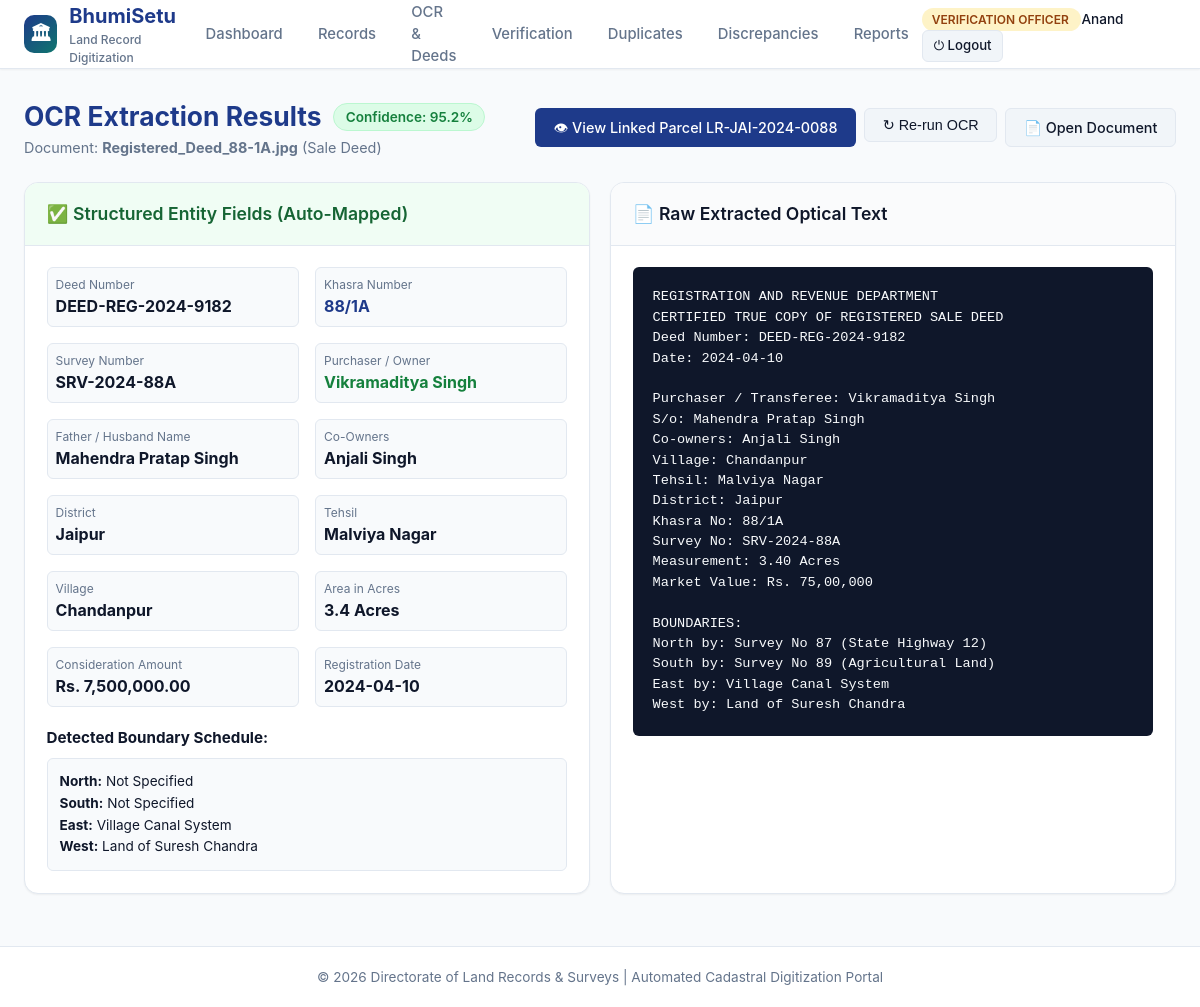
Page /documents/1/ocr-result (signed in) on the committed database.
### models/user.py (models this page shows, shortened)
class User(UserMixin, db.Model):
    __tablename__ = 'users'
    id = db.Column(db.Integer, primary_key=True)
    email = db.Column(db.String(120), unique=True, nullable=False, index=True)
    name = db.Column(db.String(120), nullable=False)
    password_hash = db.Column(db.String(256), nullable=False)
    role = db.Column(db.String(50), nullable=False, default='Revenue Officer')
    department = db.Column(db.String(100), default='Revenue & Land Records Dept')
    is_active = db.Column(db.Boolean, default=True)
    created_at = db.Column(db.DateTime, default=datetime.utcnow)
    created_records = db.relationship('LandRecord', backref='creator', lazy=True, foreign_keys='LandRecord.created_by_id')
    uploaded_docs = db.relationship('Document', backref='uploader', lazy=True, foreign_keys='Document.uploaded_by_id')
    verifications = db.relationship('Verification', backref='verifier', lazy=True, foreign_keys='Verification.verified_by_id')
    audit_logs = db.relationship('AuditLog', backref='user', lazy=True, foreign_keys='AuditLog.user_id')
    @property
    def is_admin(self):
        return self.role == 'Administrator'
    @property
    def is_verification_officer(self):
        return self.role in ['Verification Officer', 'Administrator']

### models/document.py (models this page shows, shortened)
class Document(db.Model):
    __tablename__ = 'documents'
    id = db.Column(db.Integer, primary_key=True)
    record_id = db.Column(db.Integer, db.ForeignKey('land_records.id'), nullable=True)
    filename = db.Column(db.String(255), nullable=False)
    original_filename = db.Column(db.String(255), nullable=False)
    file_path = db.Column(db.String(500), nullable=False)
    file_type = db.Column(db.String(50), nullable=False, default='Sale Deed')
    file_size_kb = db.Column(db.Float, default=0.0)
    ocr_status = db.Column(db.String(30), default='Pending')
    ocr_confidence = db.Column(db.Float, default=0.0)
    extracted_text = db.Column(db.Text, nullable=True)
    extracted_json = db.Column(db.Text, nullable=True)
    uploaded_by_id = db.Column(db.Integer, db.ForeignKey('users.id'), nullable=False)
    created_at = db.Column(db.DateTime, default=datetime.utcnow)
    @property
    def parsed_data(self):
        if self.extracted_json:
            try:
                return json.loads(self.extracted_json)
            except Exception:
                return {}
        return {}

### models/land_record.py (models this page shows, shortened)
class LandRecord(db.Model):
    __tablename__ = 'land_records'
    id = db.Column(db.Integer, primary_key=True)
    khasra_number = db.Column(db.String(64), nullable=False, index=True)
    survey_number = db.Column(db.String(64), nullable=False, index=True)
    parcel_id = db.Column(db.String(64), unique=True, nullable=False, index=True)
    owner_name = db.Column(db.String(150), nullable=False, index=True)
    co_owners = db.Column(db.String(300), nullable=True)
    father_or_husband_name = db.Column(db.String(150), nullable=True)
    aadhaar_masked = db.Column(db.String(20), nullable=True)
    district = db.Column(db.String(100), nullable=False, index=True)
    tehsil = db.Column(db.String(100), nullable=False)
    village = db.Column(db.String(100), nullable=False, index=True)
    pincode = db.Column(db.String(10), nullable=True)
    land_type = db.Column(db.String(50), nullable=False, default='Agricultural')
    area_acres = db.Column(db.Float, nullable=False, default=0.0)
    area_sqft = db.Column(db.Float, nullable=True, default=0.0)
    market_value = db.Column(db.Float, nullable=False, default=0.0)
    mutation_number = db.Column(db.String(64), nullable=True)
    registration_date = db.Column(db.Date, nullable=True)
    north_boundary = db.Column(db.String(200), nullable=True)
    south_boundary = db.Column(db.String(200), nullable=True)
    east_boundary = db.Column(db.String(200), nullable=True)
    west_boundary = db.Column(db.String(200), nullable=True)
    status = db.Column(db.String(50), default='Pending Verification', index=True)
    duplicate_risk = db.Column(db.String(20), default='None')
    duplicate_matched_id = db.Column(db.Integer, nullable=True)
    duplicate_notes = db.Column(db.Text, nullable=True)
    mismatch_detected = db.Column(db.Boolean, default=False)
    mismatch_notes = db.Column(db.Text, nullable=True)
    created_by_id = db.Column(db.Integer, db.ForeignKey('users.id'), nullable=False)
    created_at = db.Column(db.DateTime, default=datetime.utcnow)
    updated_at = db.Column(db.DateTime, default=datetime.utcnow, onupdate=datetime.utcnow)
    documents = db.relationship('Document', backref='record', lazy=True, cascade='all, delete-orphan')
    verifications = db.relationship('Verification', backref='record', lazy=True, cascade='all, delete-orphan', order_by='desc(Verification.verification_date)')

### routes/documents.py (the view)
@documents_bp.route('/documents/<int:document_id>/ocr-result')
@login_required
def ocr_result(document_id):
    document = Document.query.get_or_404(document_id)
    parsed = document.parsed_data
    return render_template('ocr_result.html', document=document, entities=parsed)

### templates/ocr_result.html (shortened to what this page needs)
{% extends "base.html" %}
{% block content %}
<div style="display: flex; justify-content: space-between; align-items: center; margin-bottom: 1.5rem; flex-wrap: wrap; gap: 1rem;">
  <div>
    <div style="display: flex; align-items: center; gap: 0.75rem;">
      <h1 style="font-size: 1.65rem; font-weight: 700; color: var(--primary);">OCR Extraction Results</h1>
      <span class="badge badge-success" style="font-size: 0.85rem; padding: 0.3rem 0.7rem;">Confidence: {{ document.ocr_confidence }}%</span>
    </div>
    <p style="color: var(--text-muted); font-size: 0.9rem;">Document: <b>{{ document.original_filename }}</b> ({{ document.file_type }})</p>
  </div>
  <div style="display: flex; gap: 0.5rem;">
    {% if not document.record_id %}
    <a href="{{ url_for('records.create_record', doc_id=document.id, khasra_number=entities.khasra_number or '', survey_number=entities.survey_number or '', owner_name=entities.owner_name or '', father_or_husband_name=entities.father_or_husband_name or '', co_owners=entities.co_owners or '', district=entities.district or '', tehsil=entities.tehsil or '', village=entities.village or '', area_acres=entities.area_acres or '', market_value=entities.market_value or '', registration_date=entities.registration_date or '', north_boundary=entities.north_boundary or '', south_boundary=entities.south_boundary or '', east_boundary=entities.east_boundary or '', west_boundary=entities.west_boundary or '') }}" class="btn btn-success btn-lg">
      &#10004; Digitize into Land Record
    </a>
    {% else %}
    <a href="{{ url_for('records.view_record', record_id=document.record_id) }}" class="btn btn-primary">
      &#128065; View Linked Parcel {{ document.record.parcel_id }}
    </a>
    {% endif %}
    <form method="POST" action="{{ url_for('documents.trigger_ocr', document_id=document.id) }}" style="display: inline;">
      <button type="submit" class="btn btn-secondary">&#8635; Re-run OCR</button>
    </form>
    <a href="{{ url_for('documents.download_file', document_id=document.id) }}" class="btn btn-secondary" target="_blank">&#128196; Open Document</a>
  </div>
</div>
<div class="split-view">
  <div class="card">
    <div class="card-header" style="background: #f0fdf4;">
      <h3 class="card-title" style="color: #166534;">&#9989; Structured Entity Fields (Auto-Mapped)</h3>
    </div>
    <div class="card-body">
      <div style="display: grid; grid-template-columns: 1fr 1fr; gap: 1rem;">
        <div style="padding: 0.5rem; background: #f8fafc; border-radius: var(--radius-sm); border: 1px solid var(--border-color);">
          <span style="font-size: 0.75rem; color: var(--text-muted); display: block;">Deed Number</span>
          <b>{{ entities.deed_number or 'Not Detected' }}</b>
        </div>
        <div style="padding: 0.5rem; background: #f8fafc; border-radius: var(--radius-sm); border: 1px solid var(--border-color);">
          <span style="font-size: 0.75rem; color: var(--text-muted); display: block;">Khasra Number</span>
          <b style="color: var(--primary);">{{ entities.khasra_number or 'Not Detected' }}</b>
        </div>
        <div style="padding: 0.5rem; background: #f8fafc; border-radius: var(--radius-sm); border: 1px solid var(--border-color);">
          <span style="font-size: 0.75rem; color: var(--text-muted); display: block;">Survey Number</span>
          <b>{{ entities.survey_number or 'Not Detected' }}</b>
        </div>
        <div style="padding: 0.5rem; background: #f8fafc; border-radius: var(--radius-sm); border: 1px solid var(--border-color);">
          <span style="font-size: 0.75rem; color: var(--text-muted); display: block;">Purchaser / Owner</span>
          <b style="color: #15803d;">{{ entities.owner_name or 'Not Detected' }}</b>
        </div>
        <div style="padding: 0.5rem; background: #f8fafc; border-radius: var(--radius-sm); border: 1px solid var(--border-color);">
          <span style="font-size: 0.75rem; color: var(--text-muted); display: block;">Father / Husband Name</span>
          <b>{{ entities.father_or_husband_name or 'Not Detected' }}</b>
        </div>
        <div style="padding: 0.5rem; background: #f8fafc; border-radius: var(--radius-sm); border: 1px solid var(--border-color);">
          <span style="font-size: 0.75rem; color: var(--text-muted); display: block;">Co-Owners</span>
          <b>{{ entities.co_owners or 'None' }}</b>
        </div>
        <div style="padding: 0.5rem; background: #f8fafc; border-radius: var(--radius-sm); border: 1px solid var(--border-color);">
          <span style="font-size: 0.75rem; color: var(--text-muted); display: block;">District</span>
          <b>{{ entities.district or 'Not Detected' }}</b>
        </div>
        <div style="padding: 0.5rem; background: #f8fafc; border-radius: var(--radius-sm); border: 1px solid var(--border-color);">
          <span style="font-size: 0.75rem; color: var(--text-muted); display: block;">Tehsil</span>
          <b>{{ entities.tehsil or 'Not Detected' }}</b>
        </div>
        <div style="padding: 0.5rem; background: #f8fafc; border-radius: var(--radius-sm); border: 1px solid var(--border-color);">
          <span style="font-size: 0.75rem; color: var(--text-muted); display: block;">Village</span>
          <b>{{ entities.village or 'Not Detected' }}</b>
        </div>
        <div style="padding: 0.5rem; background: #f8fafc; border-radius: var(--radius-sm); border: 1px solid var(--border-color);">
          <span style="font-size: 0.75rem; color: var(--text-muted); display: block;">Area in Acres</span>
          <b>{{ entities.area_acres }} Acres</b>
        </div>
        <div style="padding: 0.5rem; background: #f8fafc; border-radius: var(--radius-sm); border: 1px solid var(--border-color);">
          <span style="font-size: 0.75rem; color: var(--text-muted); display: block;">Consideration Amount</span>
          <b>{{ entities.market_value|currency }}</b>
        </div>
        <div style="padding: 0.5rem; background: #f8fafc; border-radius: var(--radius-sm); border: 1px solid var(--border-color);">
          <span style="font-size: 0.75rem; color: var(--text-muted); display: block;">Registration Date</span>
          <b>{{ entities.registration_date or 'Not Detected' }}</b>
        </div>
      </div>
      <div style="margin-top: 1.25rem;">
        <h4 style="font-size: 0.95rem; margin-bottom: 0.5rem;">Detected Boundary Schedule:</h4>
        <div style="font-size: 0.85rem; background: #f8fafc; padding: 0.75rem; border-radius: var(--radius-sm); border: 1px solid var(--border-color); line-height: 1.6;">
          <div><b>North:</b> {{ entities.north_boundary or 'Not Specified' }}</div>
          <div><b>South:</b> {{ entities.south_boundary or 'Not Specified' }}</div>
          <div><b>East:</b> {{ entities.east_boundary or 'Not Specified' }}</div>
          <div><b>West:</b> {{ entities.west_boundary or 'Not Specified' }}</div>
        </div>
      </div>
    </div>
  </div>
  <div class="card">
    <div class="card-header">
      <h3 class="card-title">&#128196; Raw Extracted Optical Text</h3>
    </div>
    <div class="card-body">
      <pre style="background: #0f172a; color: #f8fafc; padding: 1.25rem; border-radius: var(--radius-sm); font-family: monospace; font-size: 0.85rem; line-height: 1.5; max-height: 520px; overflow-y: auto; white-space: pre-wrap;">{{ document.extracted_text }}</pre>
    </div>
  </div>
</div>
{% endblock %}

### templates/base.html (shortened to what this page needs)
<!DOCTYPE html>
<html lang="en">
<head>
  <link rel="stylesheet" href="{{ url_for('static', filename='css/style.css') }}">
</head>
<body>
  <header class="navbar">
    <div class="nav-container">
      <a href="{{ url_for('dashboard.root') }}" class="brand-logo">
        <div class="brand-icon">&#127963;</div>
        <div>
          <span>BhumiSetu</span>
          <span style="font-size: 0.75rem; display: block; color: var(--text-muted); font-weight: 500;">Land Record Digitization</span>
        </div>
      </a>
      {% if current_user.is_authenticated %}
      <nav>
        <ul class="nav-links">
          <li class="nav-item"><a href="{{ url_for('dashboard.index') }}">Dashboard</a></li>
          <li class="nav-item"><a href="{{ url_for('records.list_records') }}">Records</a></li>
          <li class="nav-item"><a href="{{ url_for('documents.list_documents') }}">OCR & Deeds</a></li>
          {% if current_user.is_verification_officer or current_user.is_admin %}
          <li class="nav-item"><a href="{{ url_for('verification.queue') }}">Verification</a></li>
          {% endif %}
          <li class="nav-item"><a href="{{ url_for('records.view_duplicates') }}">Duplicates</a></li>
          <li class="nav-item"><a href="{{ url_for('records.view_mismatches') }}">Discrepancies</a></li>
          <li class="nav-item"><a href="{{ url_for('reports.report_center') }}">Reports</a></li>
        </ul>
      </nav>
      <div class="user-badge-wrap">
        <span class="role-pill {% if current_user.is_admin %}role-admin{% elif current_user.role == 'Verification Officer' %}role-verify{% else %}role-revenue{% endif %}">
          {{ current_user.role }}
        </span>
        <span style="font-size: 0.85rem; font-weight: 500;">{{ current_user.name.split(' ')[0] }}</span>
        <a href="{{ url_for('auth.logout') }}" class="btn btn-sm btn-secondary" title="Logout">&#9211; Logout</a>
      </div>
      {% else %}
      <div>
        <a href="{{ url_for('auth.login') }}" class="btn btn-primary">Sign In</a>
      </div>
      {% endif %}
    </div>
  </header>
  <main class="main-wrapper">
    {% block content %}{% endblock %}
  </main>
  <footer>
    <div style="max-width: 1350px; margin: 0 auto; padding: 0 1.5rem;">
      <p>&copy; 2026 Directorate of Land Records & Surveys | Automated Cadastral Digitization Portal</p>
    </div>
  </footer>
</body>
</html>

### rows in the picture
User: role "VERIFICATION OFFICER", name "Anand"
Document: ocr_confidence "95.2", original_filename "Registered_Deed_88-1A.jpg", file_type "Sale Deed", extracted_text "REGISTRATION AND REVENUE DEPARTMENT CERTIFIED TRUE COPY OF REGISTERED SALE DEED Deed Number: DEED-REG-2024-9182 Date: 2024-04-10 Purchaser / Transferee: Vikramaditya Singh S/o: Mahendra Pratap Singh Co-owners: Anjali Singh Village: Chandanpur Tehsil: Malviya Nagar District: Jaipur Khasra No: 88/1A Survey No: SRV-2024-88A Measurement: 3.40 Acres Market Value: Rs. 75,00,000 BOUNDARIES: North by: Survey No 87 (State Highway 12) South by: Survey No 89 (Agricultural Land) East by: Village Canal System West by: Land of Suresh Chandra"
LandRecord: record.parcel_id "LR-JAI-2024-0088", survey_number "SRV-2024-88A", owner_name "Vikramaditya Singh", father_or_husband_name "Mahendra Pratap Singh", co_owners "Anjali Singh", district "Jaipur", tehsil "Malviya Nagar", village "Chandanpur", east_boundary "Village Canal System", west_boundary "Land of Suresh Chandra"

### other values in the picture
{{ entities.deed_number or 'Not Detected' }} "DEED-REG-2024-9182"
{{ entities.khasra_number or 'Not Detected' }} "88/1A"
{{ entities.area_acres }} "3.4"
{{ entities.market_value|currency }} "Rs. 7,500,000.00"
{{ entities.registration_date or 'Not Detected' }} "2024-04-10"
{{ entities.north_boundary or 'Not Specified' }} "Not Specified"
{{ entities.south_boundary or 'Not Specified' }} "Not Specified"
